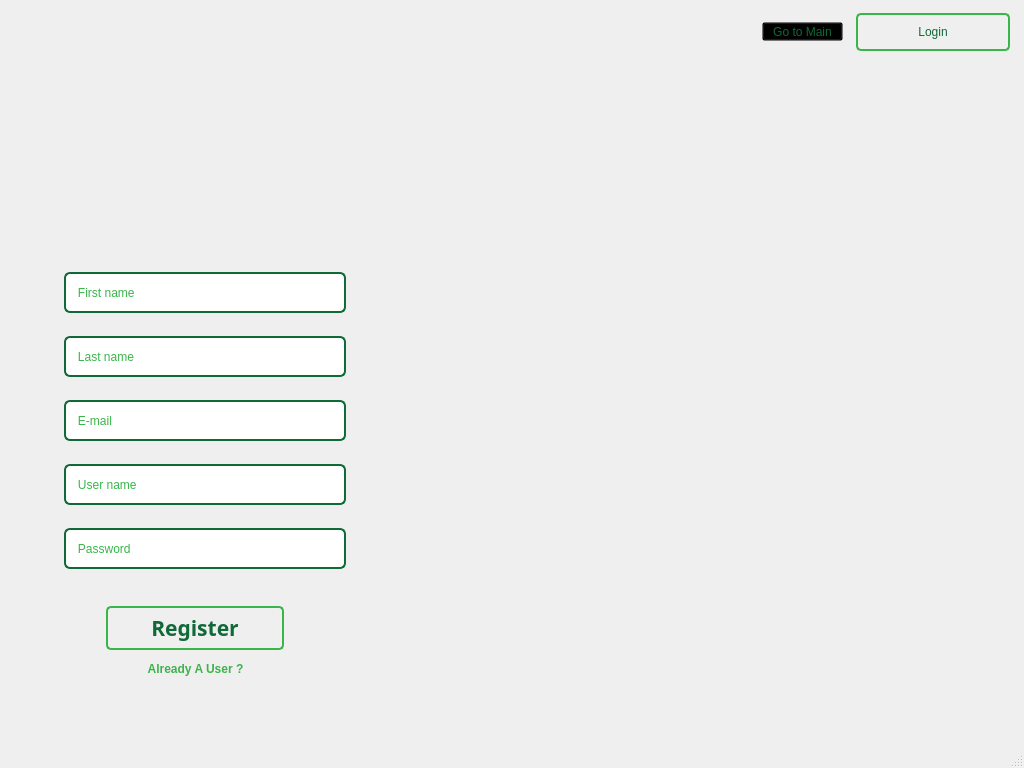
<?xml version="1.0" encoding="UTF-8"?>
<ui version="4.0">
 <class>MainWindow</class>
 <widget class="QMainWindow" name="MainWindow">
  <property name="geometry">
   <rect>
    <x>0</x>
    <y>0</y>
    <width>1024</width>
    <height>768</height>
   </rect>
  </property>
  <property name="windowTitle">
   <string>MainWindow</string>
  </property>
  <widget class="QWidget" name="centralwidget">
   <widget class="QLabel" name="RegisterMain">
    <property name="geometry">
     <rect>
      <x>0</x>
      <y>0</y>
      <width>1024</width>
      <height>768</height>
     </rect>
    </property>
    <property name="styleSheet">
     <string notr="true">image: url(:/newPrefix/Register Screen.jpg);</string>
    </property>
    <property name="text">
     <string/>
    </property>
   </widget>
   <widget class="QPushButton" name="LoginBtnTop">
    <property name="geometry">
     <rect>
      <x>856</x>
      <y>13</y>
      <width>154</width>
      <height>38</height>
     </rect>
    </property>
    <property name="styleSheet">
     <string notr="true">#LoginBtnTop{
box-shadow: 0px 3px 6px #00000066;
border: 2px solid #39B54A;
border-radius: 5px;
opacity: 1;
font: 18px &quot;Montserrat&quot;;
color: #106A38;
}

QPushButton#LoginBtnTop:hover{
background-color: #106A38;
color: #ffffff;
}</string>
    </property>
    <property name="text">
     <string>Login</string>
    </property>
   </widget>
   <widget class="QPushButton" name="GotoMainBtn">
    <property name="geometry">
     <rect>
      <x>762</x>
      <y>22</y>
      <width>81</width>
      <height>19</height>
     </rect>
    </property>
    <property name="styleSheet">
     <string notr="true">#GotoMainBtn{
background: transparent;
color: #106A38;
font: 15px &quot;Montserrat&quot;;

}</string>
    </property>
    <property name="text">
     <string>Go to Main</string>
    </property>
   </widget>
   <widget class="QLineEdit" name="FirstNameLineEdit">
    <property name="geometry">
     <rect>
      <x>64</x>
      <y>272</y>
      <width>282</width>
      <height>41</height>
     </rect>
    </property>
    <property name="styleSheet">
     <string notr="true">#FirstNameLineEdit{
border: 2px solid var(--unnamed-color-106a38);
box-shadow: 0px 3px 6px #00000066;
border: 2px solid #106A38;
border-radius: 6px;
opacity: 1;
font: 15px &quot;Montserrat&quot;;
color: #39B54A;
text-align: left;

}</string>
    </property>
    <property name="text">
     <string>   First name</string>
    </property>
   </widget>
   <widget class="QLineEdit" name="LastNamelineEdit">
    <property name="geometry">
     <rect>
      <x>64</x>
      <y>336</y>
      <width>282</width>
      <height>41</height>
     </rect>
    </property>
    <property name="styleSheet">
     <string notr="true">#LastNamelineEdit{

border: 2px solid var(--unnamed-color-106a38);
box-shadow: 0px 3px 6px #00000066;
border: 2px solid #106A38;
border-radius: 6px;
opacity: 1;
font: 15px &quot;Montserrat&quot;;
color: #39B54A;
text-align: left;


}</string>
    </property>
    <property name="text">
     <string>   Last name</string>
    </property>
   </widget>
   <widget class="QLineEdit" name="EmaillineEdit">
    <property name="geometry">
     <rect>
      <x>64</x>
      <y>400</y>
      <width>282</width>
      <height>41</height>
     </rect>
    </property>
    <property name="styleSheet">
     <string notr="true">#EmaillineEdit{

border: 2px solid var(--unnamed-color-106a38);
box-shadow: 0px 3px 6px #00000066;
border: 2px solid #106A38;
border-radius: 6px;
opacity: 1;
font: 15px &quot;Montserrat&quot;;
color: #39B54A;
text-align: left;



}</string>
    </property>
    <property name="text">
     <string>   E-mail</string>
    </property>
   </widget>
   <widget class="QLineEdit" name="UserNamelineEdit">
    <property name="geometry">
     <rect>
      <x>64</x>
      <y>464</y>
      <width>282</width>
      <height>41</height>
     </rect>
    </property>
    <property name="styleSheet">
     <string notr="true">#UserNamelineEdit{
border: 2px solid var(--unnamed-color-106a38);
box-shadow: 0px 3px 6px #00000066;
border: 2px solid #106A38;
border-radius: 6px;
opacity: 1;
font: 15px &quot;Montserrat&quot;;
color: #39B54A;
text-align: left;




}</string>
    </property>
    <property name="text">
     <string>   User name</string>
    </property>
   </widget>
   <widget class="QLineEdit" name="PasswordlineEdit">
    <property name="geometry">
     <rect>
      <x>64</x>
      <y>528</y>
      <width>282</width>
      <height>41</height>
     </rect>
    </property>
    <property name="styleSheet">
     <string notr="true">#PasswordlineEdit{
border: 2px solid var(--unnamed-color-106a38);
box-shadow: 0px 3px 6px #00000066;
border: 2px solid #106A38;
border-radius: 6px;
opacity: 1;
font: 15px &quot;Montserrat&quot;;
color: #39B54A;
text-align: left;




}</string>
    </property>
    <property name="text">
     <string>   Password</string>
    </property>
   </widget>
   <widget class="QPushButton" name="RegisterpushButton">
    <property name="geometry">
     <rect>
      <x>106</x>
      <y>606</y>
      <width>178</width>
      <height>44</height>
     </rect>
    </property>
    <property name="styleSheet">
     <string notr="true">#RegisterpushButton{
border-radius: 5px;
box-shadow: 0px 3px 6px #000000;
border: 2px solid #39B54A;
opacity: 1;
font-family: Montserrat;
font-size: 21px;
font-weight: 800;
color: #106A38;
}

QPushButton#RegisterpushButton:hover{

color: #FFFFFF ;
background-color: #106A38;


}</string>
    </property>
    <property name="text">
     <string>Register</string>
    </property>
   </widget>
   <widget class="QPushButton" name="AlreadyAUserpushButton">
    <property name="geometry">
     <rect>
      <x>137</x>
      <y>660</y>
      <width>117</width>
      <height>18</height>
     </rect>
    </property>
    <property name="styleSheet">
     <string notr="true">#AlreadyAUserpushButton{
color: var(--unnamed-color-3cb44a);
font: 14px &quot;Montserrat&quot;;
font-weight:bold;
color: #3CB44A;
opacity: 1;
background-color: Transparent;
 background-repeat: no-repeat;
 border: none;
 cursor: pointer;
 overflow: hidden;
 outline: none;



}</string>
    </property>
    <property name="text">
     <string>Already A User ?</string>
    </property>
   </widget>
  </widget>
  <widget class="QMenuBar" name="menubar">
   <property name="geometry">
    <rect>
     <x>0</x>
     <y>0</y>
     <width>1024</width>
     <height>21</height>
    </rect>
   </property>
  </widget>
  <widget class="QStatusBar" name="statusbar"/>
 </widget>
 <resources>
  <include location="RegisterScreenImg.qrc"/>
 </resources>
 <connections/>
</ui>
